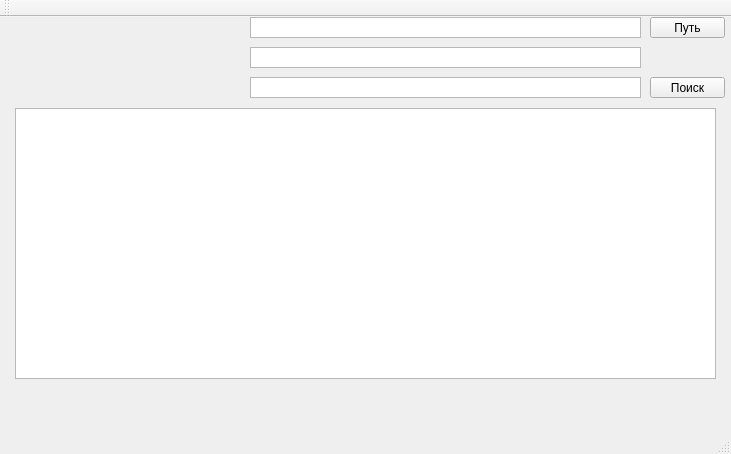
<?xml version="1.0" encoding="UTF-8"?>
<ui version="4.0">
 <class>SniffOut</class>
 <widget class="QMainWindow" name="SniffOut">
  <property name="geometry">
   <rect>
    <x>0</x>
    <y>0</y>
    <width>731</width>
    <height>454</height>
   </rect>
  </property>
  <property name="windowTitle">
   <string>SniffOut</string>
  </property>
  <widget class="QWidget" name="centralWidget">
   <widget class="QLabel" name="count_label">
    <property name="geometry">
     <rect>
      <x>30</x>
      <y>370</y>
      <width>681</width>
      <height>31</height>
     </rect>
    </property>
    <property name="text">
     <string/>
    </property>
   </widget>
   <widget class="QTextEdit" name="path_textEdit">
    <property name="geometry">
     <rect>
      <x>250</x>
      <y>0</y>
      <width>391</width>
      <height>21</height>
     </rect>
    </property>
    <property name="verticalScrollBarPolicy">
     <enum>Qt::ScrollBarAlwaysOff</enum>
    </property>
   </widget>
   <widget class="QPushButton" name="openDialog_btn">
    <property name="geometry">
     <rect>
      <x>650</x>
      <y>0</y>
      <width>75</width>
      <height>21</height>
     </rect>
    </property>
    <property name="text">
     <string>Путь</string>
    </property>
   </widget>
   <widget class="QTextEdit" name="searchWord_textEdit">
    <property name="geometry">
     <rect>
      <x>250</x>
      <y>60</y>
      <width>391</width>
      <height>21</height>
     </rect>
    </property>
    <property name="verticalScrollBarPolicy">
     <enum>Qt::ScrollBarAlwaysOff</enum>
    </property>
   </widget>
   <widget class="QPushButton" name="search_pushButton">
    <property name="geometry">
     <rect>
      <x>650</x>
      <y>60</y>
      <width>75</width>
      <height>21</height>
     </rect>
    </property>
    <property name="text">
     <string>Поиск</string>
    </property>
   </widget>
   <widget class="QListWidget" name="files_listWidget">
    <property name="geometry">
     <rect>
      <x>15</x>
      <y>91</y>
      <width>701</width>
      <height>271</height>
     </rect>
    </property>
   </widget>
   <widget class="QTextEdit" name="mask_textEdit">
    <property name="geometry">
     <rect>
      <x>250</x>
      <y>30</y>
      <width>391</width>
      <height>21</height>
     </rect>
    </property>
    <property name="verticalScrollBarPolicy">
     <enum>Qt::ScrollBarAlwaysOff</enum>
    </property>
    <property name="sizeAdjustPolicy">
     <enum>QAbstractScrollArea::AdjustIgnored</enum>
    </property>
    <property name="placeholderText">
     <string/>
    </property>
   </widget>
  </widget>
  <widget class="QMenuBar" name="menuBar">
   <property name="geometry">
    <rect>
     <x>0</x>
     <y>0</y>
     <width>731</width>
     <height>21</height>
    </rect>
   </property>
  </widget>
  <widget class="QToolBar" name="mainToolBar">
   <attribute name="toolBarArea">
    <enum>TopToolBarArea</enum>
   </attribute>
   <attribute name="toolBarBreak">
    <bool>false</bool>
   </attribute>
  </widget>
  <widget class="QStatusBar" name="statusBar"/>
 </widget>
 <layoutdefault spacing="6" margin="11"/>
 <resources/>
 <connections>
  <connection>
   <sender>search_pushButton</sender>
   <signal>clicked()</signal>
   <receiver>files_listWidget</receiver>
   <slot>clear()</slot>
   <hints>
    <hint type="sourcelabel">
     <x>650</x>
     <y>113</y>
    </hint>
    <hint type="destinationlabel">
     <x>432</x>
     <y>168</y>
    </hint>
   </hints>
  </connection>
 </connections>
</ui>
